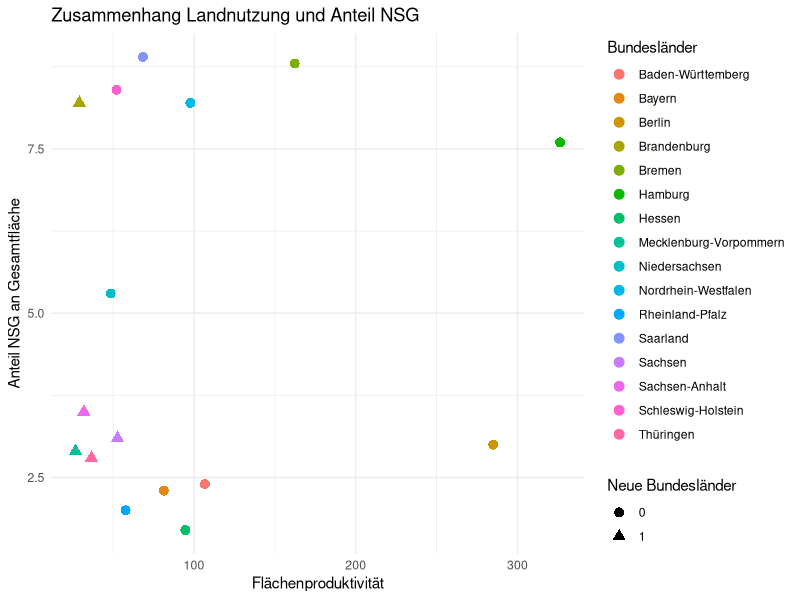

Source code (R):
## ---- chunk 1

# Packete für die Analyse

#install.packages("readxl") 
#install.packages("ggplot2")
#install.packages("dplyr") 
#install.packages("tidyverse")

library(readxl)
library(ggplot2) 
library(dplyr) 
library(tidyverse)
## ---- chunk 2
# load data

setwd("C:/Users/thilo/OneDrive/Dokumente/kritische einblicke")

Naturschutz <- read_excel("Naturschutz.xlsx") 
View(Naturschutz)

## ---- chunk 3
# Ausschluss AWZ und Deutschland. Den neuen Dataframe nennen wir Naturschutz für die Bundesländer

Naturschutz_bl <- Naturschutz %>% 
  filter(BL != "AWZ", BL != "Deutschland" )
glimpse(Naturschutz_bl)

## ---- chunk 4
# Wir geben in den neuen Dataframe auf die Produktivitätsvariable und setzen diese im gleichen df als Zahl

Naturschutz_bl$flächeproduktivität_mill_km2 <- as.numeric(Naturschutz_bl$flächeproduktivität_mill_km2)
## ---- chunk 5
Naturschutz_bl$Ost <- as.character(Naturschutz_bl$Ost) 
## ---- chunk 6
ggplot(Naturschutz_bl, aes(x= flächeproduktivität_mill_km2 , y=anteil_nsg_an_fläche, color = BL, shape = Ost)) + 
  geom_point(size = 3, na.rm = TRUE) +
  labs(
    x = "Flächenproduktivität",
    y = "Anteil NSG an Gesamtfläche", 
    color = "Bundesländer", 
    shape = "Neue Bundesländer", 
    title = "Zusammenhang Landnutzung und Anteil NSG", 
  ) +
  theme_minimal()
## ---- chunk 7
Naturschutz_bl$Ost <- as.numeric(Naturschutz_bl$Ost) 
glimpse(Naturschutz_bl)
## ---- chunk 8
lm1 <- lm(anteil_nsg_an_fläche ~  fläche_brutto_ha + fläche_nsg_ha + anzahl_nsg + flächeproduktivität_mill_km2  + Ost, data = Naturschutz_bl)
summary(lm1)
## ---- chunk 9
Naturschutz_ohne_Stadt <- Naturschutz %>% 
  filter(BL != "Hamburg", BL != "Bremen", BL != "Berlin", BL != "AWZ", BL != "Deutschland") 
glimpse(Naturschutz_ohne_Stadt)
## ---- chunk 10
Naturschutz_ohne_Stadt$flächeproduktivität_mill_km2  <- as.numeric(Naturschutz_ohne_Stadt$flächeproduktivität_mill_km2 ) 
## ---- chunk 11
lm2 <- lm(anteil_nsg_an_fläche ~  fläche_brutto_ha + fläche_nsg_ha + anzahl_nsg + flächeproduktivität_mill_km2  + Ost, data = Naturschutz_ohne_Stadt)
summary(lm2)
